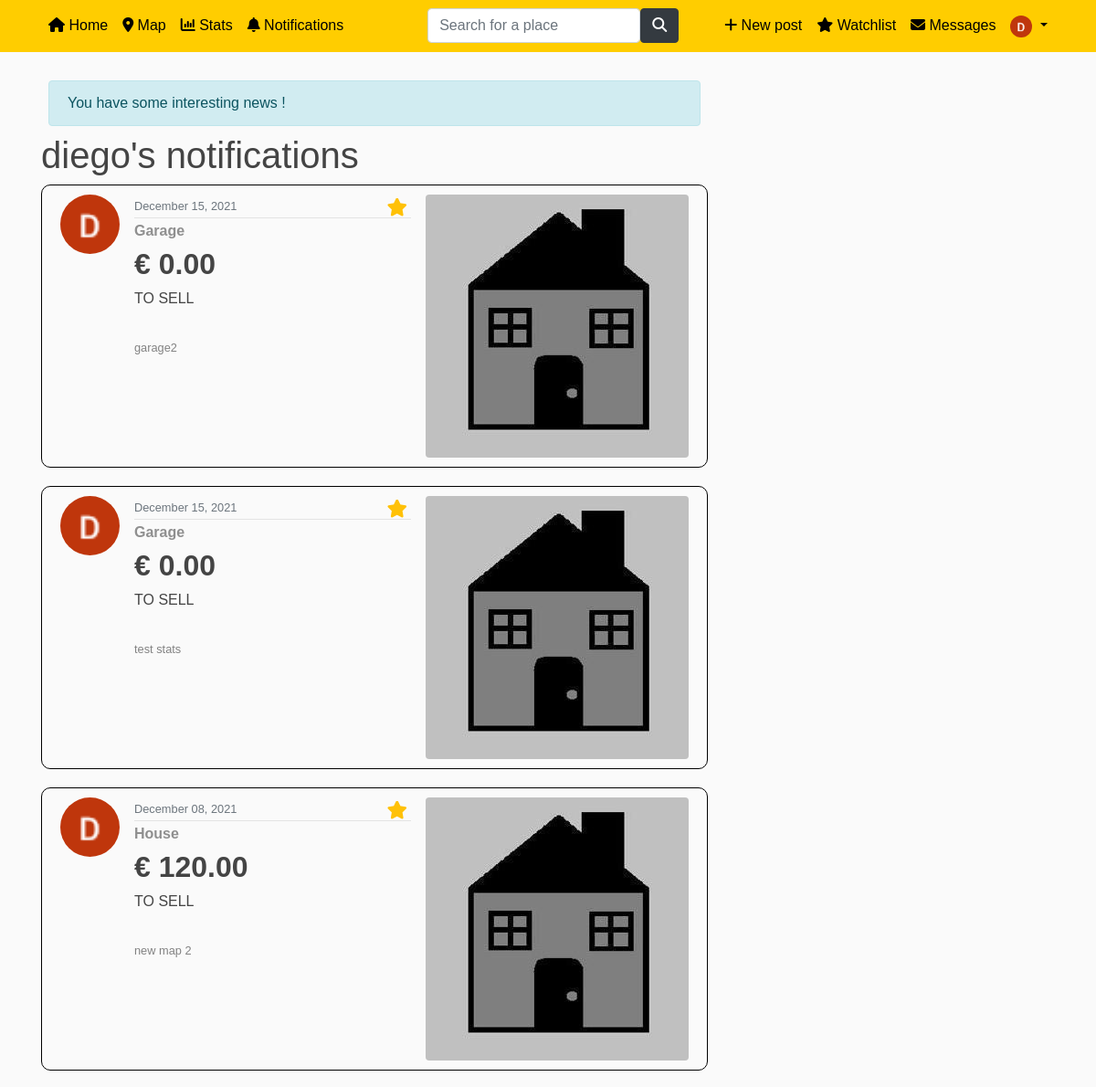
Page /my_preferences_posts/ (signed in, upper part) on the earlier database version.
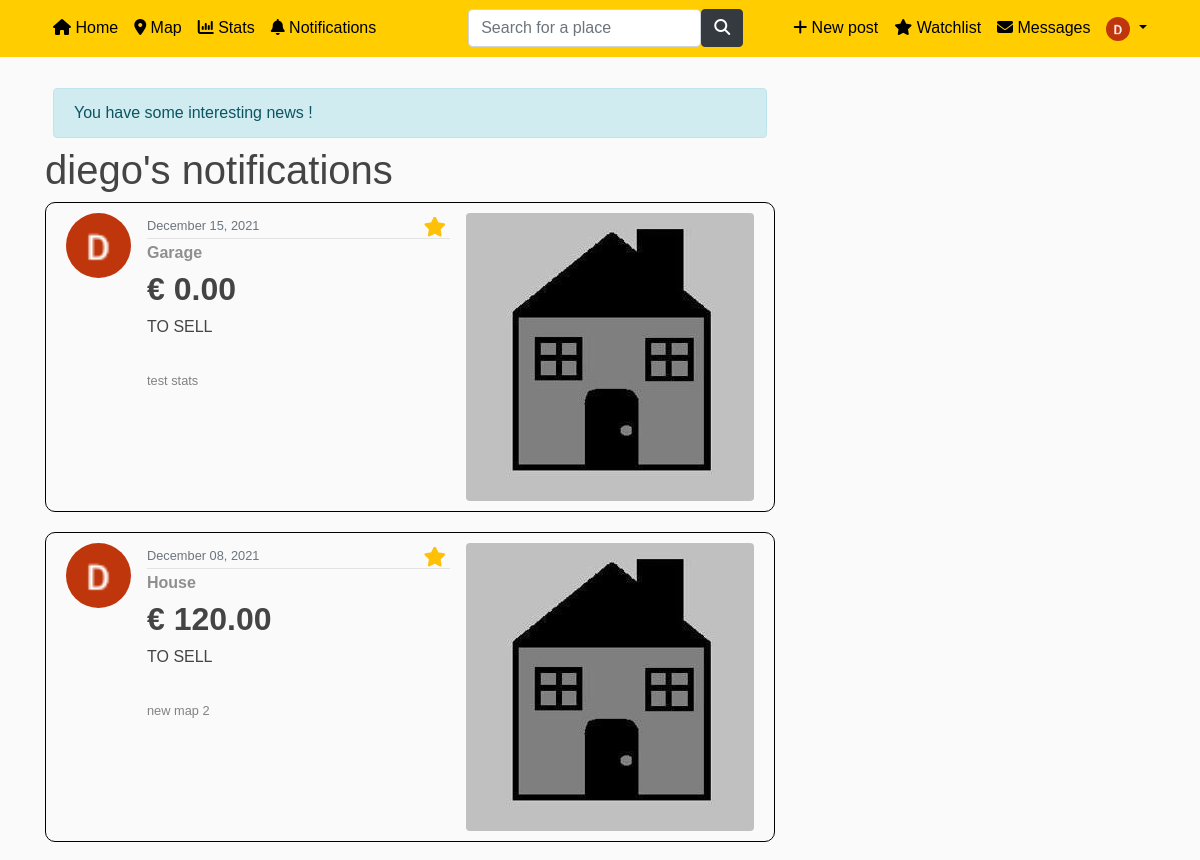
Same page on the later database version.
### blog/models.py (models this page shows, shortened)
class Post(models.Model): #creation d'un Post
    title = models.CharField(max_length=100)
    price = models.DecimalField(default=0, max_digits= 15, decimal_places=2)
    sell_rent = models.CharField(default= 'S', max_length=10, choices=SELLORRENT_CHOICES)
    localisation = models.CharField(default='Bruxelles',max_length=100)
    address = models.TextField(default='Boulevard du Triomphe 1 , 1050 Bruxelles')
    lat = models.FloatField(blank=True, null=True)  # blank pour autoriser des valeurs vides
    long = models.FloatField(blank=True, null=True)
    category = models.CharField(default= 'H', max_length=10, choices=CATEGORIES)
    surface = models.DecimalField(default=0, max_digits= 8, decimal_places=2)
    content = models.TextField()
    image = models.ImageField(default='defaultAnnounce.jpg', upload_to='announce_pics')
    image2 = models.ImageField(default='defaultAnnounce.jpg', upload_to='announce_pics')
    image3 = models.ImageField(default='defaultAnnounce.jpg', upload_to='announce_pics')
    date_posted = models.DateTimeField(default=timezone.now)
    author = models.ForeignKey(User, on_delete=models.CASCADE) #ForeignKey = reférence à une autre classe (clé étrangère) --> on_delete=models.CASCADE --> signifie que lors de la suppression d'un User, tous ses posts seront supprimés aussi
    number_views = models.IntegerField(default=0)
    room_number = models.IntegerField(default=0, blank=True, null=True)

### users/models.py (models this page shows, shortened)
class Profile(models.Model):
    user = models.OneToOneField(User, on_delete=models.CASCADE) #CASCADE : si je supprime l'utilisateur, le profil sera supprimé aussi. Mais si je supprime le profil, l'utilisateur ne sera pas supprimé
    image = models.ImageField(default='default.jpg', upload_to='profile_pics') #default = image par défaut si l'user ne choisit aucune pdp
    price_preference = models.DecimalField(default=0, max_digits=15, decimal_places=2) #prix maximum préféré
    localisation_preference = models.CharField(default='Bruxelles', max_length=100) #localisation préférée
    sell_rent_preference = models.CharField(default='S', max_length=10, choices=SELLORRENT_CHOICES) #a vendre ou a louer

### blog/views.py (the view)
# urls.py: path('my_preferences_posts/', views.preferences_posts, name='user-mypreferences'),
def preferences_posts(request):
    all_posts = Post.objects.all() #je recupère tous les posts
    user_localisation = request.user.profile.localisation_preference #on recupere les critères de l'utilisateur
    user_price = request.user.profile.price_preference
    user_sellrent = request.user.profile.sell_rent_preference
    all_posts = all_posts.filter(price__lte= user_price, localisation= user_localisation, sell_rent= user_sellrent) #prix +petit ou egal au le prix max de l'utilisateur
    preferences = all_posts.order_by('-date_posted')
    if len(all_posts) > 0: #si il y'a des posts pouvant intéresser l'utilisateur
        messages.info(request, 'You have some interesting news !')
    else:
        messages.warning(request, 'There is nothing matching with your preferences for now...')
        return redirect('blog-home')
    context = {
        'preferences': preferences
    }
    return render(request, 'blog/user_mypreferences.html', context)

### blog/templates/blog/user_mypreferences.html (shortened to what this page needs)
{% extends "blog/base.html" %}
{% block content %}
{% if user.is_authenticated %}
    <h1>{{ user }}'s notifications</h1>
    {% for post in preferences %}
        <a class="content-article" href="{% url 'post-detail' post.id %}">
            <article class="media content-section">
            <img class="rounded-circle article-img" src="{{ post.author.profile.image.url }}">
            <div class="media-body">
                {% if user.is_authenticated %}
                        <form action="{% url 'add-post-in-watchlist' %}" method="POST">
                        <button class="btn btn-outline-warning m-1" id="btnFav1" type="submit" >
                            <i class="fa fa-star" style="font-size:20px;"></i>
                        </button>
                    </form>
                {% endif %}
                <div class="article-metadata">
                    <small class="text-muted">{{ post.date_posted|date:"F d, Y" }}</small>
                </div>
                <div class="post-content">
                    <h6 class="post-content-category"><b>{{ post.get_category_display }}</b></h6>
                    <h2 class="display-5"><b>€ {{ post.price }}</b></h2>
                    <h6 class="text-uppercase">{{ post.get_sell_rent_display }}</h6>
                    <br>
                    <p class="post-content-title"><small>{{ post.title }}</small></p>
                </div>
            </div>
            <img class="rounded float-left ml-3" src="{{ post.image.url }}">
            </article>
        </a>
    {% endfor %}
{% endif %}
{% endblock content %}

### blog/templates/blog/base.html (shortened to what this page needs)
<!DOCTYPE html>
{% load static %}
<html lang="en">
<head>
    <link href="https://stackpath.bootstrapcdn.com/bootstrap/4.4.1/css/bootstrap.min.css"
 rel="stylesheet">
    <link rel="stylesheet" type="text/css" href="{% static 'blog/main.css' %}">
    <link rel="stylesheet" href="https://cdn.jsdelivr.net/npm/bootstrap-icons@1.7.1/font/bootstrap-icons.css">
    <link href='https://api.mapbox.com/mapbox-gl-js/v2.6.1/mapbox-gl.css' rel='stylesheet' />
</head>
<body>
<header class="site-header">
    <nav class="navbar navbar-expand-md navbar-dark bg-steel fixed-top">
        <div class="container">
            <div class="collapse navbar-collapse" id="navbarToggle">
                <div class="navbar-nav mr-auto">
                    <a class="nav-item nav-link" href="{% url 'blog-home' %}"><i class="fa fa-home"></i> Home</a>
                    <a class="nav-item nav-link" href="{% url 'blog-map' %}"><i class="fa fa-map-marker"></i> Map</a>
                    {% if user.is_authenticated %}
                        <a class="nav-item nav-link" href="{% url 'blog-stats' %}"><i class="fa fa-bar-chart"></i> Stats</a>
                        <a class="nav-item nav-link" href="{% url 'user-mypreferences' %}"><i class="fa fa-bell"></i> Notifications</a>
                    {% endif %}
                </div>
                <div class="navbar-nav mx-auto">
                     <form class="d-flex" method=POST action="{% url 'place-search' %}">
                        <input class="form-control me-2" type="search" placeholder="Search for a place" aria-label="Search" name="search">
                        <button class="btn btn-dark" type="submit"><i class="fa fa-search"></i></button>
                     </form>
                </div>
                <div class="navbar-nav">
                    {% if user.is_authenticated %}
                        <a class="nav-item nav-link" href="{% url 'post-create' %}"> <i class="fa fa-plus"></i> New post</a>
                        <a class="nav-item nav-link" href="{% url 'user-watchlist' %}"><i class="fa fa-star"></i> Watchlist</a>
                        <a class="nav-item nav-link" href="{% url 'user-messages' %}"><i class="fa fa-envelope"></i> Messages</a>
                        <li class="nav-item dropdown">
                            <a class="nav-link dropdown-toggle" href="#" id="navbarDropdown" data-toggle="dropdown" aria-haspopup="true" aria-expanded="false">
                              <img class="rounded-circle navbar-profile" src="{{ request.user.profile.image.url }}">
                            </a>
                        </li>
                    {% else %}
                        <a class="nav-item nav-link" href="{% url 'login' %}"> <i class="fa fa-sign-in"></i> Login</a>
                        <a class="nav-item nav-link" href="{% url 'register' %}">Register</a>
                    {% endif %}
                </div>
            </div>
        </div>
    </nav>
</header>
<main role="main" class="container">
  <div class="row">
    <div class="col-md-8">
        {% if messages %}
            {% for message in messages %}
                <div class="alert alert-{{ message.tags }} m-2" id="message_id">
                    {{ message }}
                </div>
            {% endfor %}
        {% endif %}
      {% block content %} {% endblock %}
    </div>
  </div>
</main>
</body>
</html>

Differences in the rows shown:
no longer on this page (row edited): Post: author.profile.image (picture), date_posted "December 15, 2021", category "Garage", price "0.00", sell_rent "TO SELL", title "garage2", image (placeholder picture)
